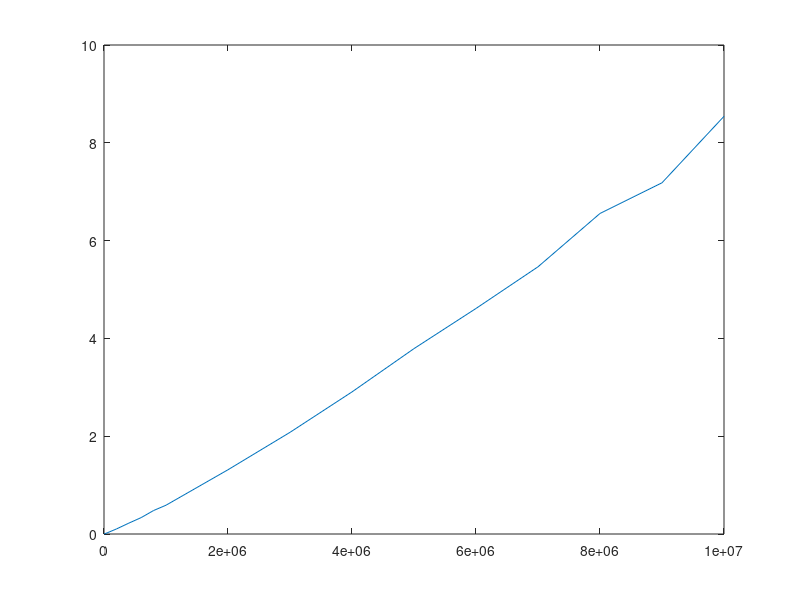

Source code (MATLAB): (Note: this script raises an error after producing the figure.)
x = [100, 1000, 5000, 10000, 50000, 200000, 400000, 600000, 800000, 1000000, 2000000, 3000000, 4000000, 5000000, 6000000, 7000000, 8000000, 9000000, 10000000]

tiempo_real = [0.0006620884, 0.0009028912,0.0022888184,0.0043179989,0.0231499672,0.1025629044,0.2220549583,0.3357808590,0.4803540707,0.5886080265,1.3140280247,2.0790300369,2.9057221413,3.7912540436,4.6123199463,5.4642441273,6.5550670624,7.1823101044,8.5418469906]



t_real = plot(x, tiempo_real)
t_real.Marker = 'o'
legend([t_real],'Tiempo Real')

ylabel('Tiempo (s)');
xlabel('Tamaño de entrada');
